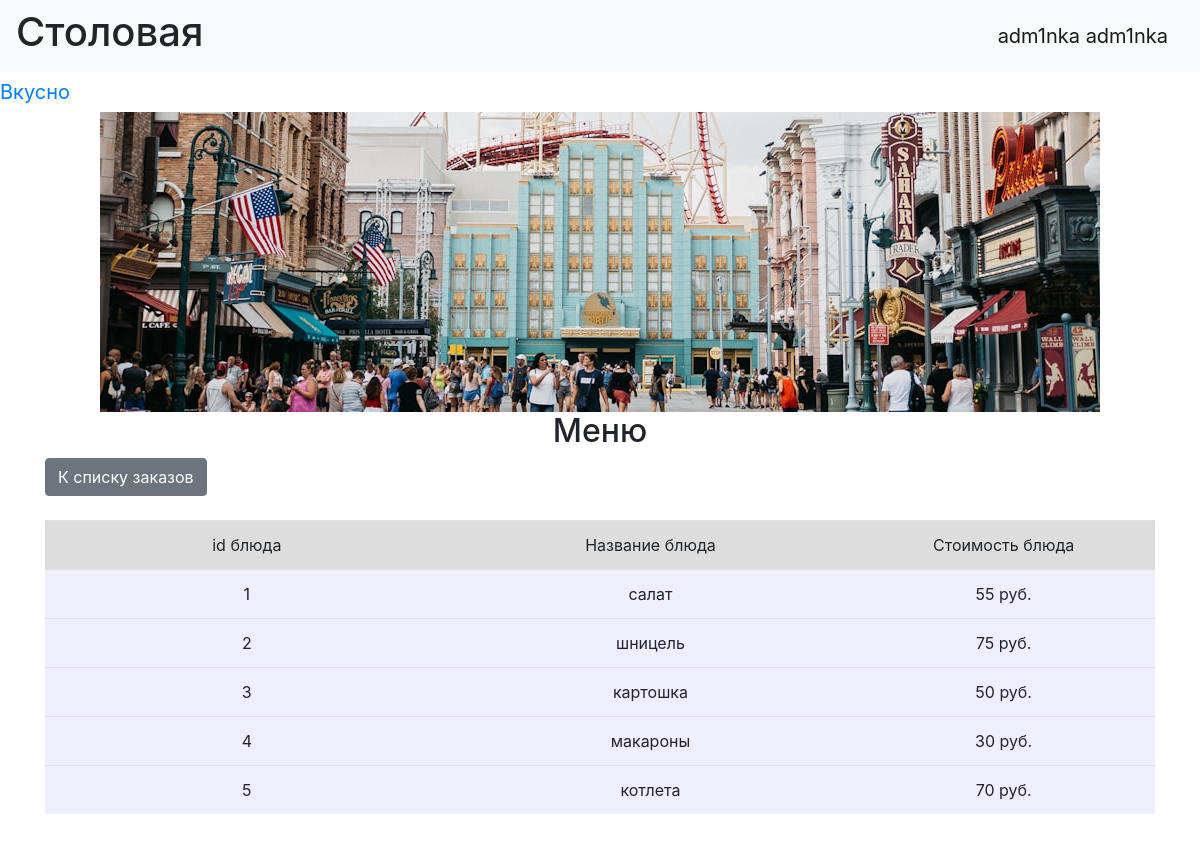
/show_menu (signed in), run on the app's committed database.
### data/users.py (models this page shows, shortened)
class User(SqlAlchemyBase, UserMixin, SerializerMixin):
    __tablename__ = 'users'
    id = sqlalchemy.Column(sqlalchemy.Integer, primary_key=True, autoincrement=True)
    name = sqlalchemy.Column(sqlalchemy.String)
    surname = sqlalchemy.Column(sqlalchemy.String)
    grade = sqlalchemy.Column(sqlalchemy.String)
    password = sqlalchemy.Column(sqlalchemy.String)
    admin = sqlalchemy.Column(sqlalchemy.Boolean, nullable=False, default=False)

### tables this page shows
CREATE TABLE menu (id INTEGER PRIMARY KEY AUTOINCREMENT, meal TEXT NOT NULL, cost INTEGER NOT NULL);

### main.py (the view)
@application.route("/show_menu")
def show_menu():
    return render_template("menu.html", meals=menu, title='Меню')

### data/db_session.py (called while the page is built)
def create_session() -> Session:
    global __factory
    return __factory()

### main.py (called while the page is built)
@login_manager.user_loader
def load_user(user_id):
    db_sess = db_session.create_session()
    return db_sess.get(User, user_id)

### templates/menu.html (shortened to what this page needs)
{% extends "base.html" %}
{% block content %}
<h2 align="center">{{title}}</h2>
<a href="index" class="btn btn-secondary">К списку заказов</a>
<br><br>
<div class="table_container">
    <table class="table">
        <tr class="my_row">
            <td class="title" width="200px" bgcolor="#dddddd" align="center">id блюда</td>
            <td class="title" width="200px" bgcolor="#dddddd" align="center">Название блюда</td>
            <td class="title" width="150px" bgcolor="#dddddd" align="center">Стоимость блюда</td>
        </tr>
        {% for meal in meals %}
        <tr class="my_row">
            <td class="ordinary" bgcolor="#eeeeff" align="center">{{ meal[0] }}</td>
            <td class="ordinary" bgcolor="#eeeeff" align="center">{{ meal[1] }}</td>
            <td class="ordinary" bgcolor="#eeeeff" align="center">{{ meal[2] }} руб.</td>
        </tr>
        {% endfor %}
    </table>
</div>
<br>
{% endblock %}

### templates/base.html (shortened to what this page needs)
<!DOCTYPE html>
<html lang="en">
<head>
    <link rel="stylesheet" href="https://stackpath.bootstrapcdn.com/bootstrap/4.4.1/css/bootstrap.min.css"
>
    <link rel="stylesheet" href="../static/css/style.css">
</head>
  <body>
    <header>
      <nav class="navbar navbar-light bg-light">
          <h1>Столовая</h1>
          {% if current_user.is_authenticated %}
            <a class="navbar-brand" href="/logout">{{ current_user.name }} {{ current_user.surname }}</a>
          {% else %}
            <a class="btn btn-primary " href="/register_user">Зарегистрировать ученика</a>
            <a class="btn btn-primary " href="/register_admin">Зарегистрировать админа</a>
            <a class="btn btn-success" href="/login">Войти</a>
          {% endif %}
      </nav>
        <a class="navbar-brand" href="#">Вкусно</a>
    </header>
    <center>
        <img src="../static/img/photo.jpg">
    </center>
    <main role="main" class="container">
        <link rel="stylesheet" href="../static/img/photo.jpg">
        {% block content %}{% endblock %}
    </main>
  </body>
</html>

### data on the page
User: name "adm1nka", surname "adm1nka"
menu: id "1", meal "салат", cost "55"
menu: id "2", meal "шницель", cost "75"
menu: id "3", meal "картошка", cost "50"
menu: id "4", meal "макароны", cost "30"
menu: id "5", meal "котлета", cost "70"

### other printed values
{{ title }} "Меню"
